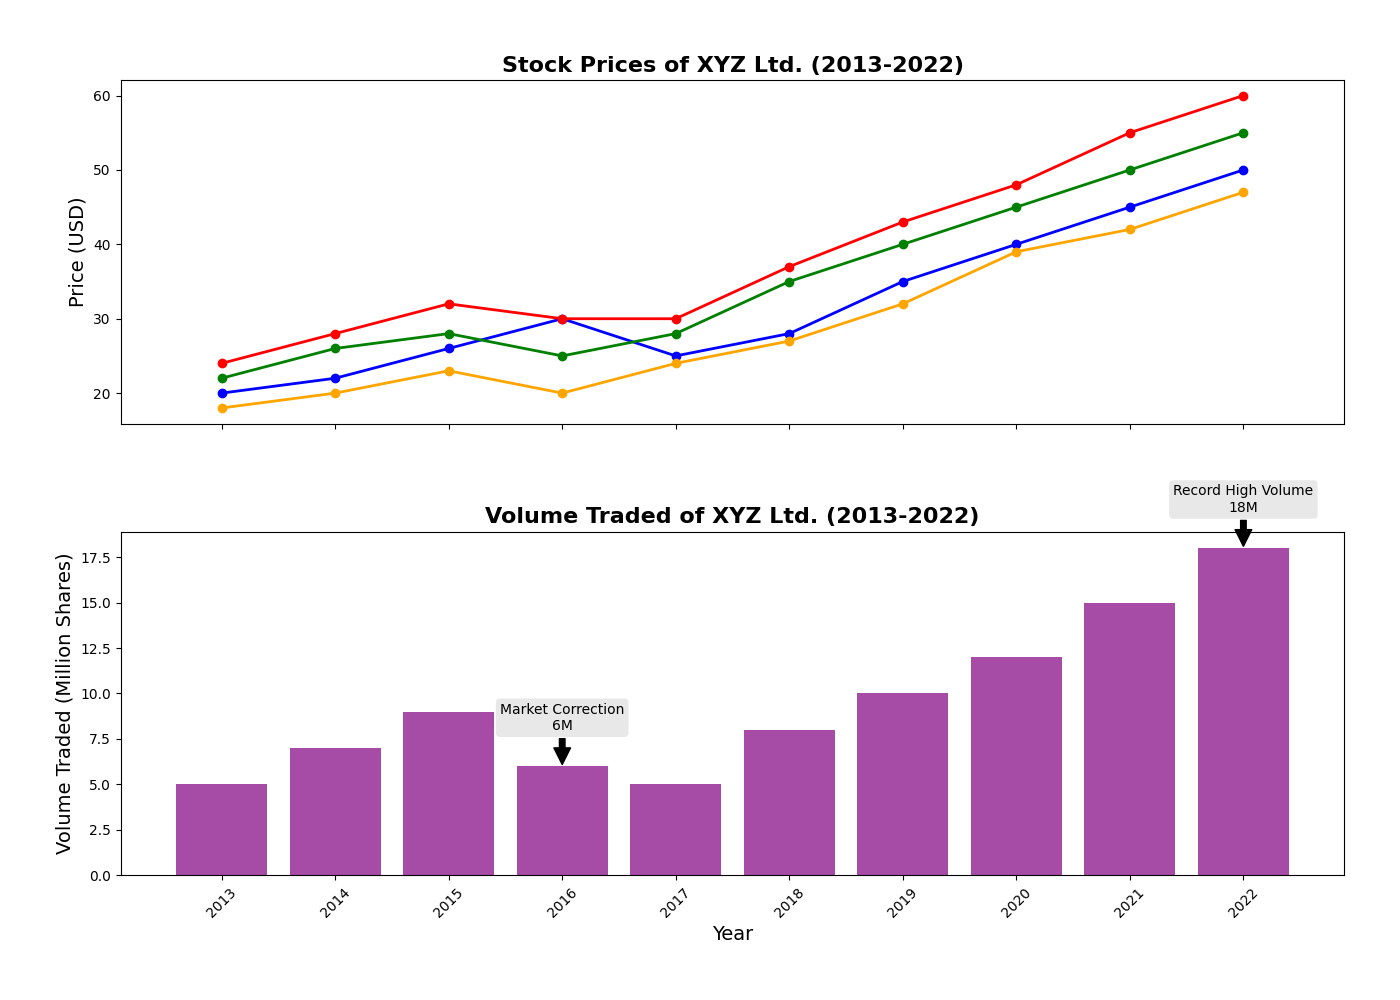

Generate this figure with Python:
import matplotlib.pyplot as plt
import numpy as np

years = np.arange(2013, 2023, 1)

opening_price = np.array([20, 22, 26, 30, 25, 28, 35, 40, 45, 50])
closing_price = np.array([22, 26, 28, 25, 28, 35, 40, 45, 50, 55])
highest_price = np.array([24, 28, 32, 30, 30, 37, 43, 48, 55, 60])
lowest_price = np.array([18, 20, 23, 20, 24, 27, 32, 39, 42, 47])

volume_traded = np.array([5, 7, 9, 6, 5, 8, 10, 12, 15, 18])

fig, axes = plt.subplots(2, 1, figsize=(14, 10), sharex=True)

axes[0].plot(years, opening_price, marker='o', color='blue', linewidth=2)
axes[0].plot(years, closing_price, marker='o', color='green', linewidth=2)
axes[0].plot(years, highest_price, marker='o', color='red', linewidth=2)
axes[0].plot(years, lowest_price, marker='o', color='orange', linewidth=2)

axes[0].set_title('Stock Prices of XYZ Ltd. (2013-2022)', fontsize=16, fontweight='bold')
axes[0].set_ylabel('Price (USD)', fontsize=14)

axes[1].bar(years, volume_traded, color='purple', alpha=0.7)
axes[1].set_title('Volume Traded of XYZ Ltd. (2013-2022)', fontsize=16, fontweight='bold')
axes[1].set_xlabel('Year', fontsize=14)
axes[1].set_ylabel('Volume Traded (Million Shares)', fontsize=14)

significant_years = [2016, 2022]
events = ['Market Correction', 'Record High Volume']
volume_spots = volume_traded[np.isin(years, significant_years)]

for (year, event, volume) in zip(significant_years, events, volume_spots):
    axes[1].annotate(f'{event}\n{volume}M', xy=(year, volume), xytext=(year, volume + 2),
                     arrowprops=dict(facecolor='black', shrink=0.05), fontsize=10, ha='center', bbox=dict(boxstyle="round,pad=0.3", edgecolor='none', facecolor='lightgrey', alpha=0.5))

plt.xticks(years, rotation=45)

plt.tight_layout(pad=4)

plt.show()
